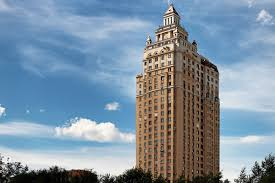
#> input picture Assesment/build.jpg, 275 x 183 px
$ python sift.py
#> lines starting #> are read from the running program, lines starting #| are printed output that depends on the picture
import cv2
import matplotlib.pyplot as plt
img = cv2.imread("build.jpg")
#> img is the input picture: shape (183, 275, 3); mean B, G, R 162.8, 145.7, 126
#SIFT
gray = cv2.cvtColor(img, cv2.COLOR_RGB2GRAY)
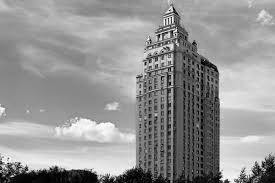
#> gray: shape (183, 275); min 0, max 255, mean 148.6
sift = cv2.SIFT_create()
kp, des = sift.detectAndCompute(gray, None)
#> kp = 304 keypoints; strongest (x, y, size): (26, 168, 2.4), (223, 179, 2.9), (171, 46, 3.5), (160, 39, 1.9)
sift_img = cv2.drawKeypoints(gray, kp, None)
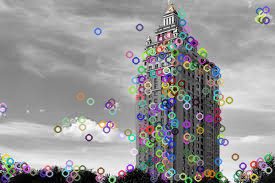
#> sift_img: shape (183, 275, 3); mean of channels 0, 1, 2 150.1, 149.6, 150.1; drawn as B, G, R
plt.subplot(1,2,1), plt.imshow(sift_img), plt.title("SIFT features")
plt.axis("off")
plt.title("HOG Features (first 100)")
plt.show()
